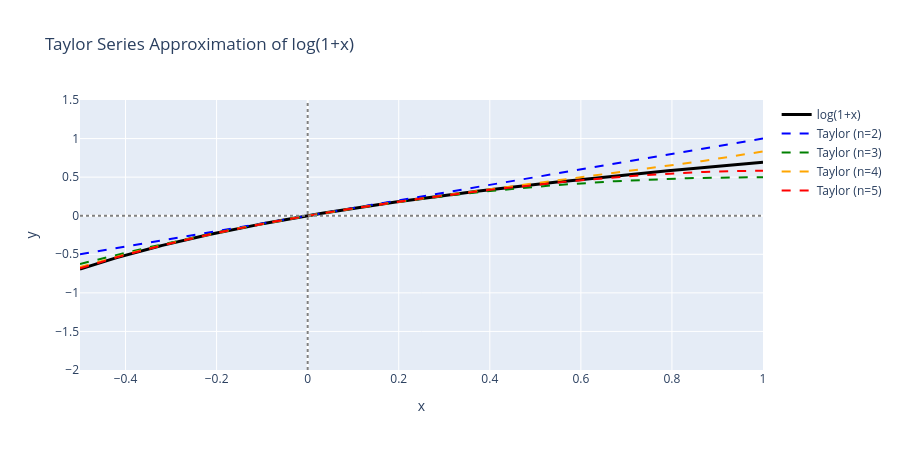

The code cell stored with this chart in its notebook:
### Markdown cell above
### Taylor Expansion Visualization

### Code cell
def taylor_polynomial(n_terms: int) -> Callable:
    """Return Taylor polynomial approximation of log(1+x)."""
    x = symbols("x")
    expansion = series(log(1 + x), x, x0=0, n=n_terms).removeO()
    return sympy.lambdify(x, expansion, "numpy")


# Compare Taylor approximations
x_vals = np.linspace(-0.5, 1.0, 200)
true_log = np.log(1 + x_vals)

fig = go.Figure()

fig.add_scatter(
    x=x_vals, y=true_log, mode="lines", name="log(1+x)", line=dict(width=3, color="black")
)

colors = ["blue", "green", "orange", "red"]
for i, n in enumerate([2, 3, 4, 5]):
    taylor = taylor_polynomial(n)
    approx = taylor(x_vals)
    fig.add_scatter(
        x=x_vals,
        y=approx,
        mode="lines",
        name=f"Taylor (n={n})",
        line=dict(width=2, dash="dash", color=colors[i]),
    )

fig.update_layout(
    title="Taylor Series Approximation of log(1+x)",
    xaxis_title="x",
    yaxis_title="y",
    yaxis_range=[-2, 1.5],
    height=450,
)
fig.add_vline(x=0, line_dash="dot", line_color="gray")
fig.add_hline(y=0, line_dash="dot", line_color="gray")
fig.show()

### Figure 1 — Plotly figure (JSON) as saved in the notebook; plotly's stock layout.template omitted (floating-point values rounded to 4 significant figures; data arrays with more than 128 entries replaced by an {"elided": "..."} marker saying what was removed)
{"data": [{"line": {"color": "black", "width": 3}, "mode": "lines", "name": "log(1+x)", "type": "scatter", "x": {"elided": "200 float values"}, "y": {"elided": "200 float values"}}, {"line": {"color": "blue", "dash": "dash", "width": 2}, "mode": "lines", "name": "Taylor (n=2)", "type": "scatter", "x": {"elided": "200 float values"}, "y": {"elided": "200 float values"}}, {"line": {"color": "green", "dash": "dash", "width": 2}, "mode": "lines", "name": "Taylor (n=3)", "type": "scatter", "x": {"elided": "200 float values"}, "y": {"elided": "200 float values"}}, {"line": {"color": "orange", "dash": "dash", "width": 2}, "mode": "lines", "name": "Taylor (n=4)", "type": "scatter", "x": {"elided": "200 float values"}, "y": {"elided": "200 float values"}}, {"line": {"color": "red", "dash": "dash", "width": 2}, "mode": "lines", "name": "Taylor (n=5)", "type": "scatter", "x": {"elided": "200 float values"}, "y": {"elided": "200 float values"}}], "layout": {"height": 450, "shapes": [{"line": {"color": "gray", "dash": "dot"}, "type": "line", "x0": 0, "x1": 0, "xref": "x", "y0": 0, "y1": 1, "yref": "y domain"}, {"line": {"color": "gray", "dash": "dot"}, "type": "line", "x0": 0, "x1": 1, "xref": "x domain", "y0": 0, "y1": 0, "yref": "y"}], "title": {"text": "Taylor Series Approximation of log(1+x)"}, "xaxis": {"title": {"text": "x"}}, "yaxis": {"range": [-2, 1.5], "title": {"text": "y"}}}}
